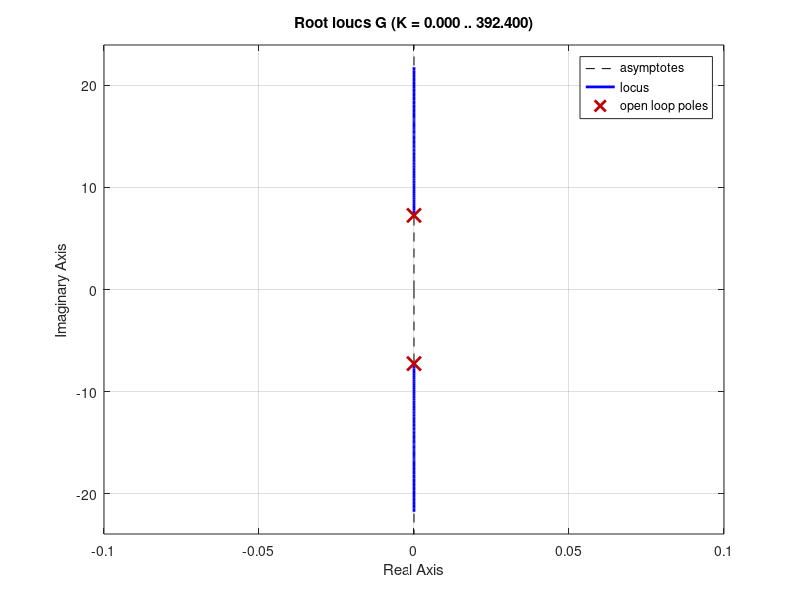
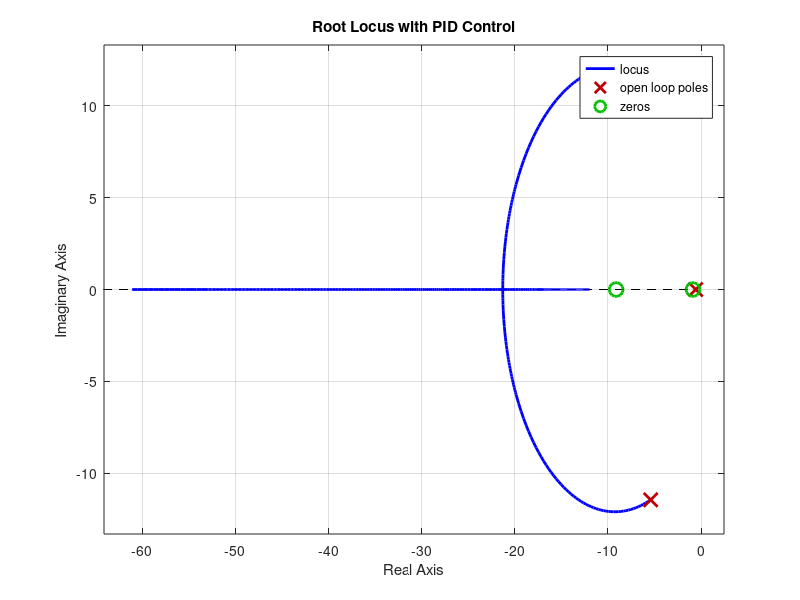

Source code (MATLAB) for these figures, in order:
%% ROOT LOCUS
close('all')
% Plant transfer function
% System parameters
M = .052; % Mass
m = .136; % Additional mass
l = .23; % Length of the pendulum
g = 9.81; % Acceleration due to gravity
theta = 0; % current angle
% Given characteristic equation coefficients
A = 2*(m+3*M);
B = (1/3*m+M)*(2*l*(m+3*M));
C = (1/3*m+M)*(3*g*cos(theta)*(m+2*M));
% Characteristic equation
num = [A];
den = [B 0 C];
% Create a transfer function
G = .024* tf(num, den); % .024 is due to linearizing the force from the pwm of the motor
figure;
rlocus(G);
grid on;
% Proportional-Integral-Derivative (PID) controller
Kp = 5/.047; Ki = 4/.047; Kd = 0.5/.047; % due to changing PWM to voltage
figure;
% Closed-loop transfer function with PID control
H = pid(Kp, Ki, Kd);
T = feedback(G * H, 1);
% Plot the root locus
rlocus(T);
grid on;
title('Root Locus with PID Control');